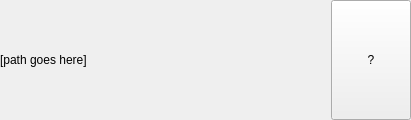
<?xml version="1.0" encoding="UTF-8"?>
<ui version="4.0">
 <class>PathSelectorWidget</class>
 <widget class="QWidget" name="PathSelectorWidget">
  <property name="geometry">
   <rect>
    <x>0</x>
    <y>0</y>
    <width>411</width>
    <height>120</height>
   </rect>
  </property>
  <property name="sizePolicy">
   <sizepolicy hsizetype="Expanding" vsizetype="Preferred">
    <horstretch>0</horstretch>
    <verstretch>0</verstretch>
   </sizepolicy>
  </property>
  <property name="windowTitle">
   <string>Form</string>
  </property>
  <layout class="QHBoxLayout" name="horizontalLayout">
   <property name="spacing">
    <number>2</number>
   </property>
   <property name="leftMargin">
    <number>0</number>
   </property>
   <property name="topMargin">
    <number>0</number>
   </property>
   <property name="rightMargin">
    <number>0</number>
   </property>
   <property name="bottomMargin">
    <number>0</number>
   </property>
   <item>
    <widget class="ClickableLabel" name="pathLabel">
     <property name="sizePolicy">
      <sizepolicy hsizetype="Preferred" vsizetype="Preferred">
       <horstretch>5</horstretch>
       <verstretch>0</verstretch>
      </sizepolicy>
     </property>
     <property name="minimumSize">
      <size>
       <width>0</width>
       <height>28</height>
      </size>
     </property>
     <property name="text">
      <string>[path goes here]</string>
     </property>
    </widget>
   </item>
   <item>
    <widget class="QPushButton" name="button">
     <property name="sizePolicy">
      <sizepolicy hsizetype="Preferred" vsizetype="Preferred">
       <horstretch>1</horstretch>
       <verstretch>0</verstretch>
      </sizepolicy>
     </property>
     <property name="focusPolicy">
      <enum>Qt::NoFocus</enum>
     </property>
     <property name="text">
      <string>?</string>
     </property>
    </widget>
   </item>
  </layout>
 </widget>
 <customwidgets>
  <customwidget>
   <class>ClickableLabel</class>
   <extends>QLabel</extends>
   <header>gui/customwidgets/clickablelabel.h</header>
   <slots>
    <signal>clicked()</signal>
   </slots>
  </customwidget>
 </customwidgets>
 <resources/>
 <connections/>
</ui>
